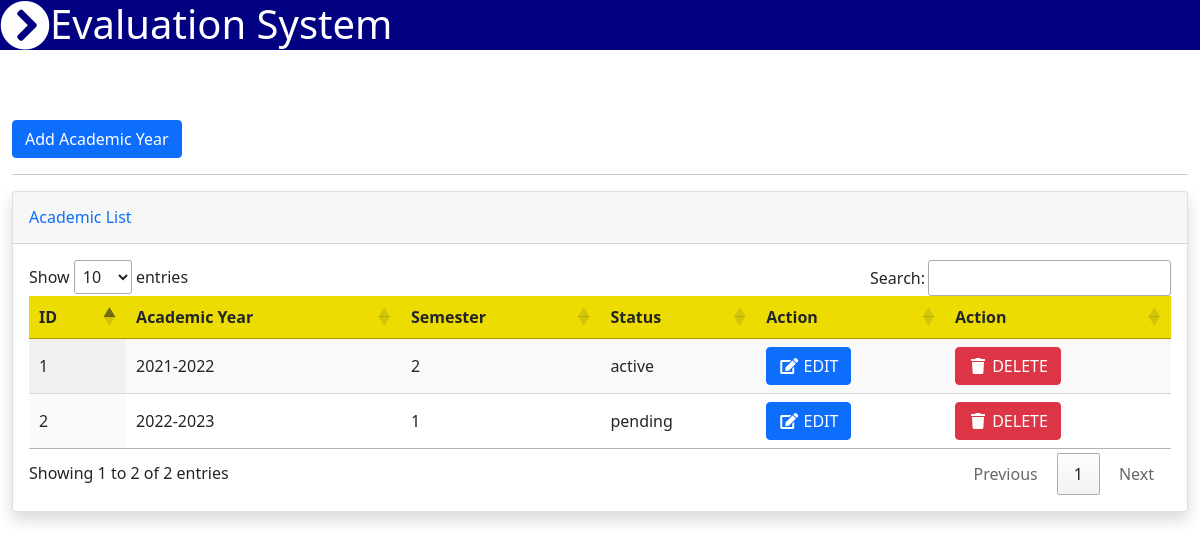
Page /academic_list.php (signed in) on the earlier database version.
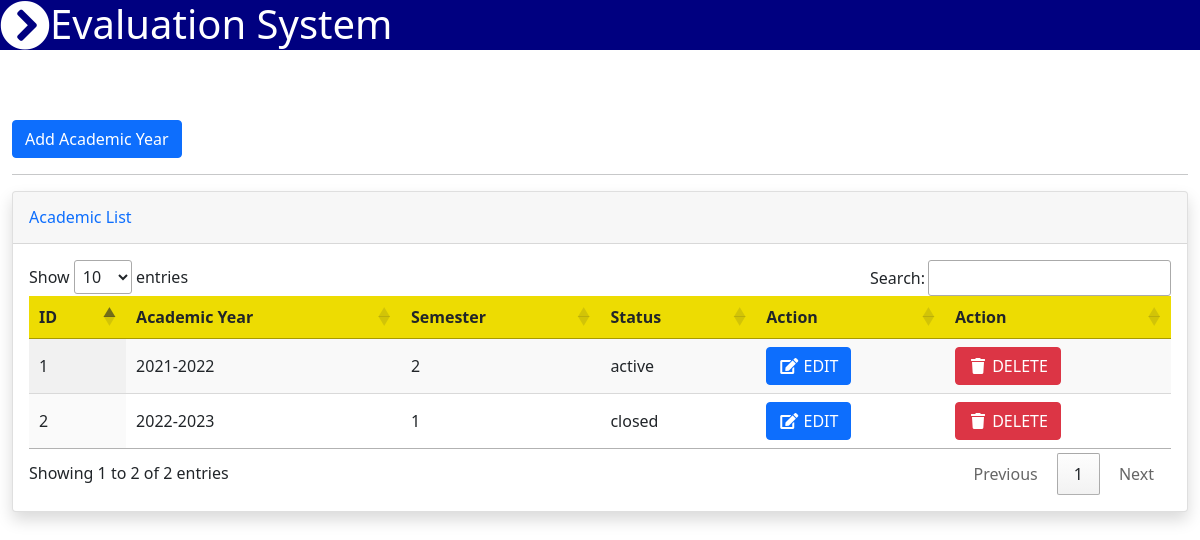
Same page on the later database version.
### tables this page shows
CREATE TABLE `academic` (
  `id` tinyint(30) NOT NULL,
  `academic_year` varchar(30) NOT NULL,
  `semester` int(30) NOT NULL,
  `status` varchar(30) NOT NULL
);

### academic_list.php (the view, shortened to what this page needs)
<?php include_once'navbar.php'; ?>
<body id="page-top">
<div class="container-fluid py-5 my-5">
    <button type="button" class="btn btn-primary" data-bs-toggle="modal" data-bs-target="#staticBackdrop">
    Add Academic Year
    </button>
    <hr>
    <div class="card shadow mb-4">
        <div class="card-header py-3">
            <h6 class="m-0 font-weight-bold text-primary">Academic List</h6>
        </div>
        <div class="card-body">
            <div class="table-responsive">
            <?php
            include_once'koneksyon.php';
            $qryview = "SELECT * FROM academic";
            $result = mysqli_query($koneksyon, $qryview);
            ?>
                <table class="display" id="myTable" width="100%" cellspacing="0">
                    <thead style="background-color: #eddc02;">
                        <tr>
                            <th>ID</th>
                            <th>Academic Year</th>
                            <th>Semester</th>
                            <th>Status</th>
                            <th>Action</th>
                            <th>Action</th>
                        </tr>
                    </thead>
                    <tbody>
                    <?php
                    $no = 1;
                    while($row = mysqli_fetch_array($result)) { ?>
                        <tr>
                            <td><?php echo $no ?></td>
                            <td><?php echo $row['academic_year'] ?></td>
                            <td><?php echo $row['semester'] ?></td>
                            <td><?php echo $row['status'] ?></td>
                            <td><a type="button" class="btn btn-primary" href="viewedit_acad.php?id=<?php echo $row['id']; ?>"><span class="fa fa-fw fa-edit"></span> EDIT</a></td>
                            <td><button class="btn btn-danger" type="button" onClick="deleteme(<?php echo $row['id']; ?>)" name="delete" ><span class="fa fa-fw fa-trash"></span> DELETE </button></td>
                        </tr>
                    <?php $no++;} ?>
                    </tbody>
                </table>
            </div>
        </div>
    </div>
</div>
</body>

Differences in the rows shown:
changed academic: status "pending" → "closed"
